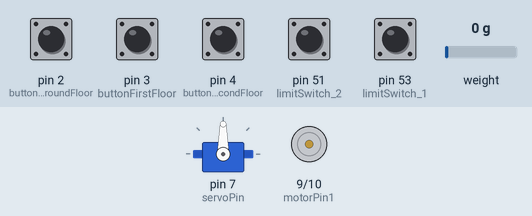
A sketch run on a simulated Arduino Mega 2560, built with avr-gcc and run on an emulated ATmega2560. Shown: servo, motor-driver pin pairs drawn as motors (green arrow = first pin HIGH = forward, orange = second pin HIGH = backward, longer = more drive). The test bench sets the inputs (shaded band); at power-on: pin 2 (buttonGroundFloor), pin 3 (buttonFirstFloor), pin 4 (buttonSecondFloor), pin 53 (limitSwitch_1) HIGH, pin 51 (limitSwitch_2) LOW, weight on the scale 0 g. What the sketch prints to the serial monitor is not drawn.

Above: at 2.2 s.
2.3 s: pin 2 (buttonGroundFloor) pulled LOW for 2.15 s
At 5.5 s:
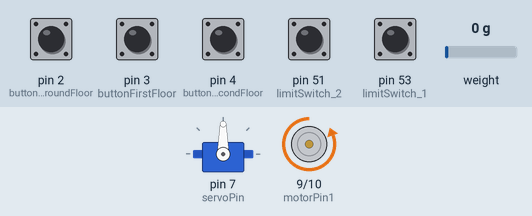
6.5 s: pin 51 (limitSwitch_2) pulled HIGH for 2.15 s
At 6.7 s:
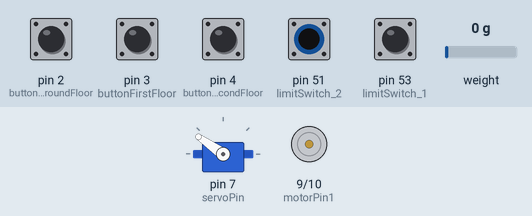
10.1 s: pin 53 (limitSwitch_1) pulled LOW for 2.15 s
At 11.7 s:
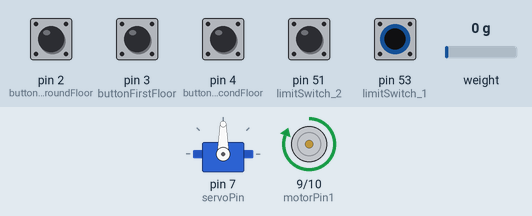
13.7 s: weight on the scale set to 427 g
18.1 s: weight on the scale set to 493 g
Timing chart, 0 to 21.1 s (numbered marks = the images above; inputs shaded):
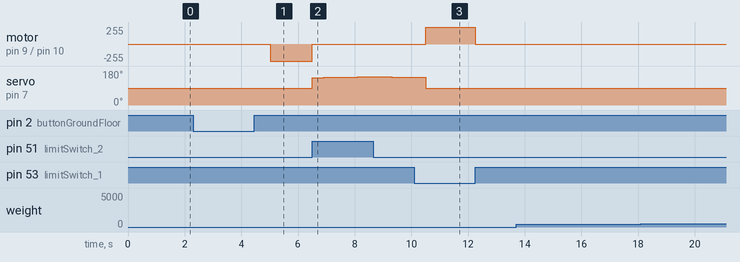

The sketch:

Elevator_Final_copy_20241220224414.ino
```cpp
// Converted from Flowcode C to Arduino IDE
// Target: Arduino with ATmega328P microcontroller
#include <Servo.h>
#include <Keypad.h>
#include "HX711.h"


// Global Variables
Servo myServo;
HX711 scale;

int servoPin = 7; // Servo connected to pin 9

int buttonGroundFloor = 2; // Ground Floor Button
int buttonFirstFloor = 3;  // First Floor Button
int buttonSecondFloor = 4; // Second Floor Button
const byte ROWS = 1; // Number of rows on the keypad
const byte COLS = 3; // Number of columns on the keypad
const int motorPin1 = 9; // Motor control pin 1 (to L293D Input 1)
const int motorPin2 = 10; // Motor control pin 2 (to L293D Input 2)
const int limitSwitch_1 = 53; // Start switch connected to pin 2
const int limitSwitch_2 = 51;  // Stop switch connected to pin 3
const int limitSwitch_3 = 53; // Start switch connected to pin 2
const int limitSwitch_4 = 51;  // Stop switch connected to pin 3
const int limitSwitch_5 = 53; // Start switch connected to pin 2
const int limitSwitch_6 = 51;  // Stop switch connected to pin 3
bool motorRunning = true;
// Pin definitions
const int LOADCELL_DOUT_PIN = 40; // Data pin (DT)
const int LOADCELL_SCK_PIN = 38;  // Clock pin (SCK)

// Initialize HX711


char keys[ROWS][COLS] = {
  {'1', '2', '3'}
};
byte rowPins[ROWS] = {8}; // Connect rows to these Arduino pins
byte colPins[COLS] = {11, 12, 13}; // Connect columns to these Arduino pins

int currentState = 1; // Elevator starts at Ground Floor
int servoPosition = 90; // Servo's default position (neutral)
Keypad keypad = Keypad(makeKeymap(keys), rowPins, colPins, ROWS, COLS);

void setup() {
  // Initialize Servo
  myServo.attach(servoPin);
  myServo.write(servoPosition);

  // Initialize Buttons
  pinMode(buttonGroundFloor, INPUT_PULLUP);
  pinMode(buttonFirstFloor, INPUT_PULLUP);
  pinMode(buttonSecondFloor, INPUT_PULLUP);
    // Set motor pins as output
  pinMode(motorPin1, OUTPUT);
  pinMode(motorPin2, OUTPUT);

  // Set switch pins as input with pull-up resistors
  pinMode(limitSwitch_1, INPUT);
  pinMode(limitSwitch_2, INPUT);


  Serial.println("HX711 Weight Measurement");

  // Initialize the scale
  scale.begin(LOADCELL_DOUT_PIN, LOADCELL_SCK_PIN);

  // Calibration factor (adjust based on your calibration)
  scale.set_scale(2280.f); // Set the calibration factor
  scale.tare();            // Reset the scale to 0


  // Initialize Serial Monitor for Debugging
  Serial.begin(9600);
}

void loop() {
  // Read Button States
  bool groundFloorPressed = digitalRead(buttonGroundFloor);
  bool firstFloorPressed = digitalRead(buttonFirstFloor);
  bool secondFloorPressed = digitalRead(buttonSecondFloor);
  char key = keypad.getKey();
  loadcell();


  // Elevator Logic
  switch (currentState) {
    case 1: // Ground Floor
      if (groundFloorPressed || key == '1') {
        Serial.println("Ground Floor Button Pressed. Holding Position.");
        //myServo.write(90); // Stay in position
        startMotor_1();
          // Check if the start switch is pressed


      }
      else if (firstFloorPressed || key == '2') {
        Serial.println("Moving to First Floor.");
        startrevMotor_1();
        for(int i=145;i<150;i++){
          moveServo(i);
          //delay(0.01);
        }
        for(int i=150;i>145;i--){
          moveServo(i);
          //delay(0.01);
        }
        startMotor_2();

        //moveServo(100); // Move to First Floor position
        //moveServo(120); // Move to First Floor position
        //moveServo(100); // Move to First Floor position

        //delay(2000); // Wait for 2 seconds
        moveServo(90); // Return to neutral
        currentState = 2;
      }
      else if (secondFloorPressed || key == '3') {
        Serial.println("Moving to Second Floor.");
        startrevMotor_2();
        for(int i=100;i<150;i++){
          moveServo(i);
          //delay(0.02);
        }
        for(int i=150;i>100;i--){
          moveServo(i);
          //delay(0.02);
        }
        startMotor_3();
        //moveServo(100); // Move to Second Floor position
        //moveServo(120); // Move to Second Floor position
        //moveServo(100); // Move to Second Floor position

        //delay(4000); // Wait for 4 seconds
        moveServo(90); // Return to neutral
        currentState = 3;
      }
      break;

    case 2: // First Floor
      if (firstFloorPressed || key == '2') {
        Serial.println("First Floor Button Pressed. Holding Position.");
        //myServo.write(90); // Stay in position
        startMotor_2();
      }
      else if (groundFloorPressed || key == '1') {
        Serial.println("Returning to Ground Floor.");
        startrevMotor_2();
        for(int i=80;i>60;i--){
          moveServo(i);
          //delay(0.01);
        }
        for(int i=60;i>80;i++){
          moveServo(i);
          //delay(0.01);
        }
        startMotor_1();
        //moveServo(80);
        //moveServo(60);
        //moveServo(80);

        //delay(2000); // Wait for 2 seconds
        moveServo(90); // Return to neutral
        currentState = 1;
      }
      else if (secondFloorPressed || key == '3') {
        Serial.println("Moving to Second Floor.");
        startrevMotor_2();
        for(int i=100;i<150;i++){
          moveServo(i);
          //delay(0.01);
        }
        for(int i=150;i>100;i--){
          moveServo(i);
          //delay(0.01);
        }
        startMotor_3();
        //moveServo(100); // Move to Second Floor position
        //moveServo(120); // Move to Second Floor position
        //moveServo(100); // Move to Second Floor position
        //delay(2000); // Wait for 2 seconds
        moveServo(90); // Return to neutral
        currentState = 3;
      }
      break;

    case 3: // Second Floor
      if (secondFloorPressed || key == '3') {
        Serial.println("Second Floor Button Pressed. Holding Position.");
        //myServo.write(90); // Stay in position
        startMotor_3();
      }
      else if (groundFloorPressed || key == '1') {
        Serial.println("Returning to Ground Floor.");
        startrevMotor_3();
        for(int i=80;i>60;i--){
          moveServo(i);
          //delay(0.02);
        }
        for(int i=60;i<80;i++){
          moveServo(i);
          //delay(0.02);
        }
        startMotor_1();
        //moveServo(80);
        //moveServo(60);
        //moveServo(80);
        //delay(4000); // Wait for 4 seconds
        moveServo(90); // Return to neutral
        currentState = 1;
      }
      else if (firstFloorPressed || key == '2') {
        Serial.println("Returning to First Floor.");
        startrevMotor_3();
        for(int i=80;i>60;i--){
          moveServo(i);
          //delay(0.01);
        }
        for(int i=60;i<80;i++){
          moveServo(i);
          //delay(0.01);
        }
        startMotor_2();
        //moveServo(80);
        //moveServo(60);
        //moveServo(80);
        //delay(2000); // Wait for 2 seconds
        moveServo(90); // Return to neutral
        currentState = 2;
      }
      break;

    default:
      Serial.println("Error: Unknown State.");
      currentState = 1; // Reset to Ground Floor
      break;
  }
}

// Helper Function to Move Servo
void moveServo(int position) {
  myServo.write(position);
  delay(400);
  myServo.write(90);
}
void startMotor_1() {
  // Rotate motor in one direction
  digitalWrite(motorPin1, HIGH);
  digitalWrite(motorPin2, LOW);
  while (digitalRead(limitSwitch_1) == LOW) {
    // Wait until the limit switch is triggered
  }

  // Once the limit switch is triggered, stop the motor
  stopMotor_1();

  Serial.println("Motor stopped by limit switch.");
}

void startrevMotor_1(){
  digitalWrite(motorPin1,LOW);
  digitalWrite(motorPin2,HIGH);
  while (digitalRead(limitSwitch_2) == LOW) {
    // Wait until the limit switch is triggered
  }

  // Once the limit switch is triggered, stop the motor
  stopMotor_1();

  Serial.println("Motor stopped by limit switch.");
}

void stopMotor_1() {
  // Stop the motor
  digitalWrite(motorPin1, LOW);
  digitalWrite(motorPin2, LOW);
}
void startMotor_2() {
  // Rotate motor in one direction
  digitalWrite(motorPin1, HIGH);
  digitalWrite(motorPin2, LOW);
  while (digitalRead(limitSwitch_3) == LOW) {
    // Wait until the limit switch is triggered
  }

  // Once the limit switch is triggered, stop the motor
  stopMotor_2();

  Serial.println("Motor stopped by limit switch.");
}

void startrevMotor_2(){
  digitalWrite(motorPin1, LOW);
  digitalWrite(motorPin2,HIGH);
  while (digitalRead(limitSwitch_4) == LOW) {
    // Wait until the limit switch is triggered
  }

  // Once the limit switch is triggered, stop the motor
  stopMotor_2();

  Serial.println("Motor stopped by limit switch.");
}

void stopMotor_2() {
  // Stop the motor
  digitalWrite(motorPin1, LOW);
  digitalWrite(motorPin2, LOW);
}
void startMotor_3() {
  // Rotate motor in one direction
  digitalWrite(motorPin1, HIGH);
  digitalWrite(motorPin2, LOW);
  while (digitalRead(limitSwitch_5) == LOW) {
    // Wait until the limit switch is triggered
  }

  // Once the limit switch is triggered, stop the motor
  stopMotor_3();

  Serial.println("Motor stopped by limit switch.");
}

void startrevMotor_3(){
  digitalWrite(motorPin1, LOW);
  digitalWrite(motorPin2,HIGH);
  while (digitalRead(limitSwitch_6) == LOW) {
    // Wait until the limit switch is triggered
  }

  // Once the limit switch is triggered, stop the motor
  stopMotor_3();

  Serial.println("Motor stopped by limit switch.");
}

void stopMotor_3() {
  // Stop the motor
  digitalWrite(motorPin1, LOW);
  digitalWrite(motorPin2, LOW);
}
void loadcell(){
  if (scale.is_ready()) {
    // Read the weight in grams
    float weight = scale.get_units(10); // Average of 10 readings
    Serial.print("Weight: ");
    Serial.print(weight, 2); // Print with two decimal places
    Serial.println(" g");
    while(weight>450){
      weight = scale.get_units(10);
      Serial.print("over weight");

    }
    Serial.print("weight is okey");

  } else {
    Serial.println("HX711 not found.");
  }

  delay(1000); // Wait for 1 second before next reading
}
```

Measured:
- after the input at 2.3 s, motor on pin 9 (motorPin1) / pin 10 (motorPin2): stopped → backward 255/255 after 2.7 s
- after the input at 6.5 s, motor on pin 9 (motorPin1) / pin 10 (motorPin2): backward 255/255 → stopped at once; servo on pin 7 (servoPin): rises from 90° to 150° in 2.0 s, then falls to 147° in 1.2 s
- after the input at 10.1 s, motor on pin 9 (motorPin1) / pin 10 (motorPin2): stopped → forward 255/255 after 0.40 s, → stopped 1.7 s later
